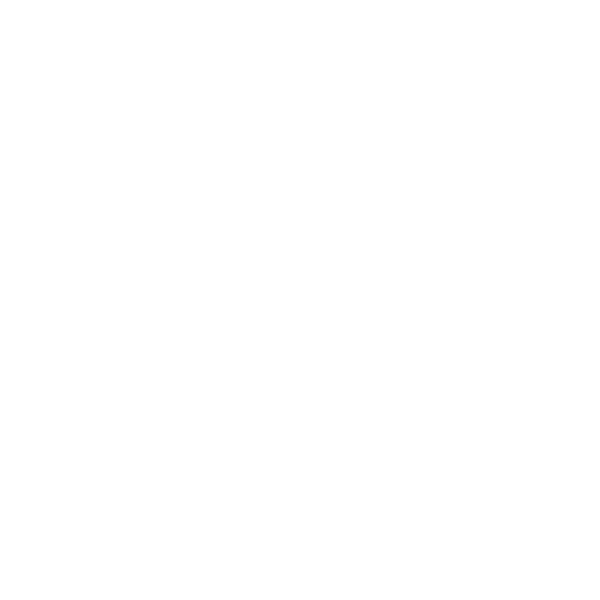
Frame 1 (no input)
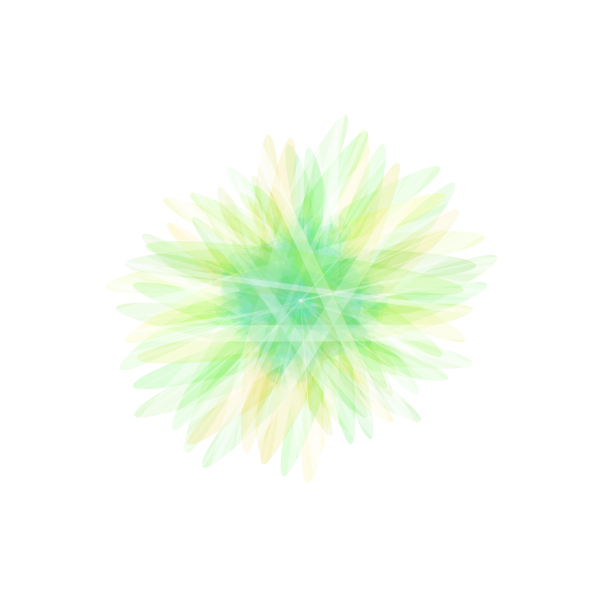
Frame 60 (the mouse pressed at the canvas centre just before this capture)
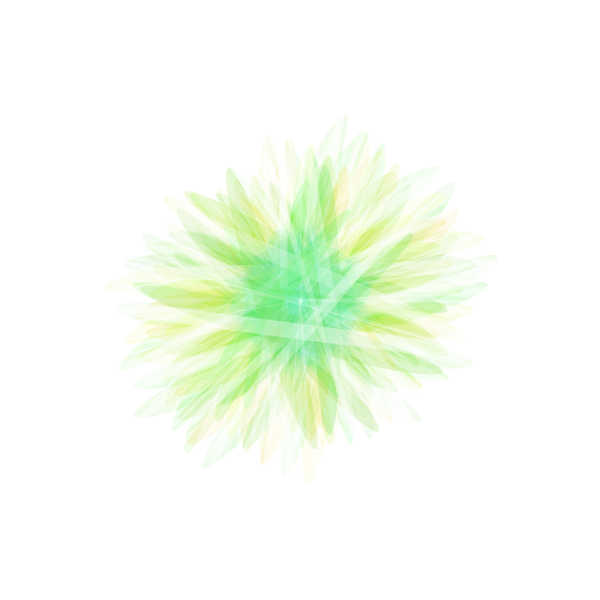
Frame 120 (the mouse held since frame 60 and released just before this capture)

The Processing sketch that drew these frames (run headless with seeded random() and noise(); from frame 60 on, the mouse is pressed at the canvas centre):

// Processing sketch: processing_111267
// ── processing_111267.pde

float x, y;
float angle = 0; 
float r = 400;
float diff = 1; 

void setup() {
  size(600, 600);
  background(255);
}

void draw() {
  x = r * cos(angle); 
  y = r * sin(angle);

  translate(width/2, height/2); 
  rotate(r); 

  noStroke();
  fill(random(10, 255), random(200, 255), 20, 40);
  ellipse(y/10, 0, y/10, y);

  fill(255, 100);
  ellipse(x/10, 0, x/20, 900);

  fill(100, random(200, 255), random(150, 180), 30);
  ellipse(0, 0, x/2, y/2);


  noFill();
  strokeWeight(1);
  ellipse(x/10, 0, x/10, 800);

  strokeWeight(1);
  stroke(255, 80);
  line(0, 0, x*2, y/2); 

  strokeWeight(3);
  stroke(255, 50);
  line(0, 0, x, y); 


  angle = angle + 0.5;
  r = r - diff;

  if ( r == 300 || r == 550) { 
    diff =  diff * -1;
  }
}
